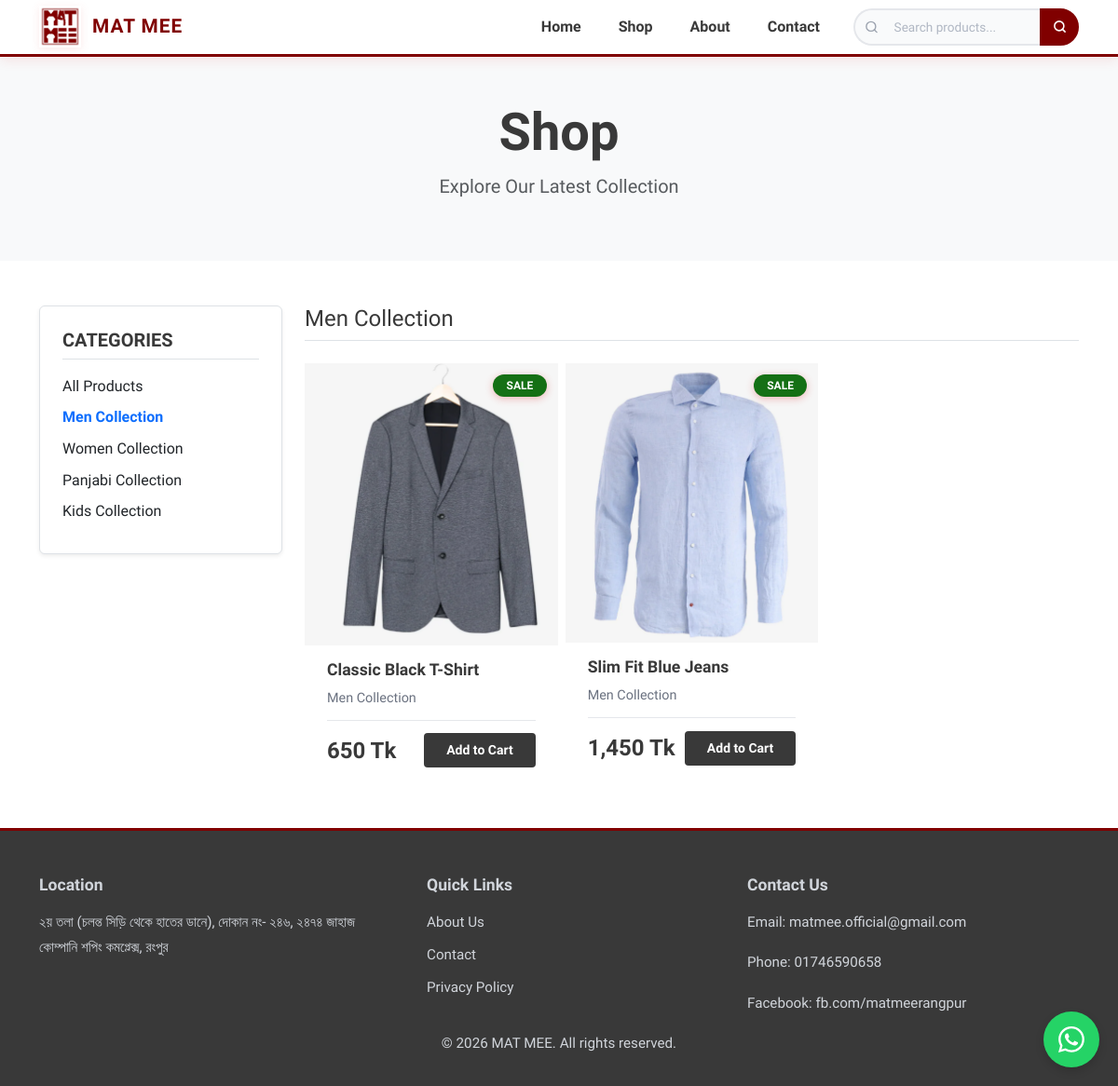
Page /MAT-MEE/shop.php?category=Men+Collection on the committed database.
### tables this page shows
CREATE TABLE categories (
    id INT AUTO_INCREMENT PRIMARY KEY,
    name VARCHAR(100) NOT NULL,
    slug VARCHAR(120) UNIQUE NOT NULL,
    image VARCHAR(255),
    description TEXT
);

CREATE TABLE products (
    id INT AUTO_INCREMENT PRIMARY KEY,
    name VARCHAR(200) NOT NULL,
    slug VARCHAR(220) UNIQUE NOT NULL,
    description LONGTEXT,
    price DECIMAL(10,2) NOT NULL,
    category_id INT,
    main_image VARCHAR(255),
    views INT UNSIGNED NOT NULL DEFAULT 0,
    created_at TIMESTAMP DEFAULT CURRENT_TIMESTAMP,
    FOREIGN KEY (category_id) REFERENCES categories(id) ON DELETE SET NULL
);

### MAT-MEE/components/connection.php (called while the page is built, shortened)
<?php
class DatabaseConnection {
    private static $instance = null;
    private $connection;
    private $host = 'localhost';
    private $user = 'root';
    private $password = '';
    private $database = 'matmee';
    private function __construct() {
        $this->connection = new mysqli(
            $this->host,
            $this->user,
            $this->password,
            $this->database
        );
        $this->connection->set_charset("utf8");
    }
    public static function getInstance() {
        if (!self::$instance) {
            self::$instance = new self();
        }
        return self::$instance;
    }
    private function prepareAndExecute($query, $params = []) {
        if (empty($params)) {
            return $this->connection->query($query);
        }
        $stmt = $this->connection->prepare($query);
        $types = '';
        foreach ($params as $p) {
            $types .= is_int($p) ? 'i' : (is_float($p) ? 'd' : 's');
        }
        $stmt->bind_param($types, ...$params);
        $stmt->execute();
        return $stmt->get_result();
    }
    public function fetch($query, $params = []) {
        $result = $this->prepareAndExecute($query, $params);
        return $result->fetch_all(MYSQLI_ASSOC);
    }
}

### MAT-MEE/components/Classes/ProductBuilder.php (called while the page is built, shortened)
<?php
require_once 'Product.php';
class ProductBuilder {
    private Product $product;
    public function __construct(string $type) {
        if ($type === 'user') {
            require_once 'UserProducts.php';
            $this->product = new UserProducts();
        } else {
            $this->product = new Product();
        }
    }
    public function setCategory(string $category) {
        $this->product->addCondition("c.name = ?", $category);
        return $this;
    }
    public function fetch() {
        $this->product->fetch();
        return $this;
    }
    public function render($limit = null) {
        return $this->product->render($limit);
    }
}

### MAT-MEE/shop.php (the view, shortened to what this page needs)
<?php
require_once 'components/config-page.php';
require_once 'components/connection.php';
require_once 'components/Classes/ProductBuilder.php';
$db = DatabaseConnection::getInstance();
$query = "SELECT c.id, c.name, COUNT(p.id) as product_count
          FROM categories c
          LEFT JOIN products p ON c.id = p.category_id
          GROUP BY c.id, c.name";
$categories = $db->fetch($query);
$currentCategory = isset($_GET['category']) ? $_GET['category'] : '';
?>
<div class="shop-header bg-light py-5 text-center mb-5">
    <div class="container">
        <h1 class="display-4 fw-bold">Shop</h1>
        <p class="lead text-muted">Explore Our Latest Collection</p>
    </div>
</div>
<section class="shop-section pb-5" id="shop">
    <div class="container">
        <div class="row">
            <div class="col-lg-3 col-md-4 mb-4">
                <div class="categories-sidebar p-4 bg-white rounded shadow-sm border">
                    <h5 class="mb-3 text-uppercase fw-bold border-bottom pb-2">Categories</h5>
                    <ul class="list-unstyled mb-0">
                        <li class="mb-2">
                            <a href="shop.php" class="text-decoration-none d-flex justify-content-between align-items-center <?php echo empty($currentCategory) ? 'fw-bold text-primary' : 'text-dark'; ?>" style="transition: color 0.3s;">
                                <span>All Products</span>
                            </a>
                        </li>
                        <?php foreach ($categories as $cat): ?>
                            <?php if ($cat['product_count'] > 0): ?>
                            <li class="mb-2">
                                <a href="shop.php?category=<?php echo urlencode($cat['name']); ?>" class="text-decoration-none d-flex justify-content-between align-items-center <?php echo ($currentCategory === $cat['name']) ? 'fw-bold text-primary' : 'text-dark'; ?>" style="transition: color 0.3s;">
                                    <span><?php echo htmlspecialchars($cat['name']); ?></span>
                                    <span class="badge bg-light text-dark border rounded-pill"><?php echo $cat['product_count']; ?></span>
                                </a>
                            </li>
                            <?php endif; ?>
                        <?php endforeach; ?>
                    </ul>
                </div>
            </div>
            <div class="col-lg-9 col-md-8">
                <div class="d-flex justify-content-between align-items-center mb-4 pb-2 border-bottom">
                    <h4 class="mb-0">
                        <?php echo empty($currentCategory) ? 'All Products' : htmlspecialchars($currentCategory); ?>
                    </h4>
                </div>
                <?php
                    $productBuilder = new ProductBuilder('user');
                    if (!empty($currentCategory)) {
                        $productBuilder->setCategory($currentCategory);
                    }
                    $productBuilder->fetch()->render();
                ?>
            </div>
        </div>
    </div>
</section>
<?php require_once 'components/page_close.php'; ?>

### MAT-MEE/components/Classes/UserProducts.php (shortened to what this page needs)
<?php
require_once 'Product.php';
class UserProducts extends Product {
    public function display($limit = null) {
        $this->products = $this->getProducts();
        $id = 1;
        $productsToDisplay = $this->products;
        if (empty($productsToDisplay)):
            ?>
            <div class="alert alert-info text-center">
                <p>No products available at the moment.</p>
            </div>
            <?php
        else:
            ?>
            <div class="row g-2">
                <?php foreach ($productsToDisplay as $product): ?>
                    <div class="col-sm-6 col-lg-4">
                        <a href="product-view.php?id=<?php echo $product['id']; ?>" class="product-card-link">
                            <div class="product-card">
                                <div class="product-image">
                                    <img src="upload/sample/sample<?php if($id==1){echo 1; $id=2;}else {echo 2; $id=1;}?>.png"
                                         alt="<?php echo htmlspecialchars($product['name']); ?>"
                                         class="product-img">
                                        <span class="badge">Sale</span>
                                </div>
                                <div class="product-info">
                                    <h5><?php echo htmlspecialchars($product['name']); ?></h5>
                                    <p class="product-category">
                                        <?php echo $product['category'] ?: 'Uncategorized'; ?>
                                    </p>
                                    <div class="product-footer">
                                        <span class="price"><?php echo number_format($product['price'], 0); ?> Tk</span>
                                        <button class="btn btn-sm add-to-cart-btn" type="button" data-product-id="<?php echo $product['id']; ?>" data-product-name="<?php echo htmlspecialchars($product['name']); ?>" data-product-price="<?php echo $product['price']; ?>" onclick="event.stopPropagation();">Add to Cart</button>
                                    </div>
                                </div>
                            </div>
                        </a>
                    </div>
                <?php endforeach; ?>
            </div>
            <?php
        endif;
        ?>
        <?php
        $content = ob_get_clean();
        return $content;
    }
}
?>

### rows in the picture
categories: name "Men Collection"
categories: name "Women Collection"
categories: name "Panjabi Collection"
categories: name "Kids Collection"
products: shows a picture, name "Classic Black T-Shirt", category.name "Men Collection", price "650"
products: shows a picture, name "Slim Fit Blue Jeans", category.name "Men Collection", price "1,450"

### other values in the picture
$currentCategory "Men Collection"
